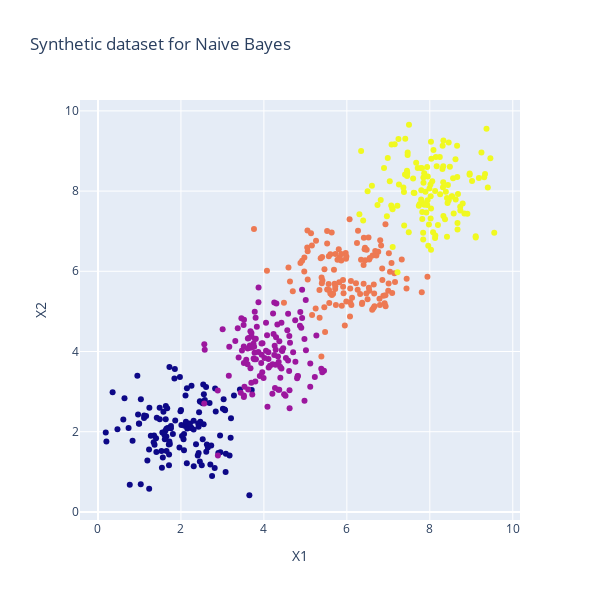

Write notebook code for a chart like this one.
### Markdown cell above
### Naive Bayes

### Code cell
X,y = synthetic_dataset_nb(n_samples=500, noise_scale=0.7, random_state=1505)
print("Correlation:", np.corrcoef(X[:,0], X[:,1])[0,1])
# Plotting the data
draw_plot(X,y,"Synthetic dataset for Naive Bayes")

### Figure 1 — Plotly figure (JSON) as saved in the notebook; plotly's stock layout.template omitted (floating-point values rounded to 4 significant figures; data arrays with more than 128 entries replaced by an {"elided": "..."} marker saying what was removed)
{"data": [{"marker": {"color": {"elided": "500 int values"}}, "mode": "markers", "type": "scatter", "x": {"elided": "500 float values"}, "y": {"elided": "500 float values"}}], "layout": {"height": 600, "showlegend": false, "title": {"text": "Synthetic dataset for Naive Bayes"}, "width": 600, "xaxis": {"title": {"text": "X1"}}, "yaxis": {"title": {"text": "X2"}}}}
